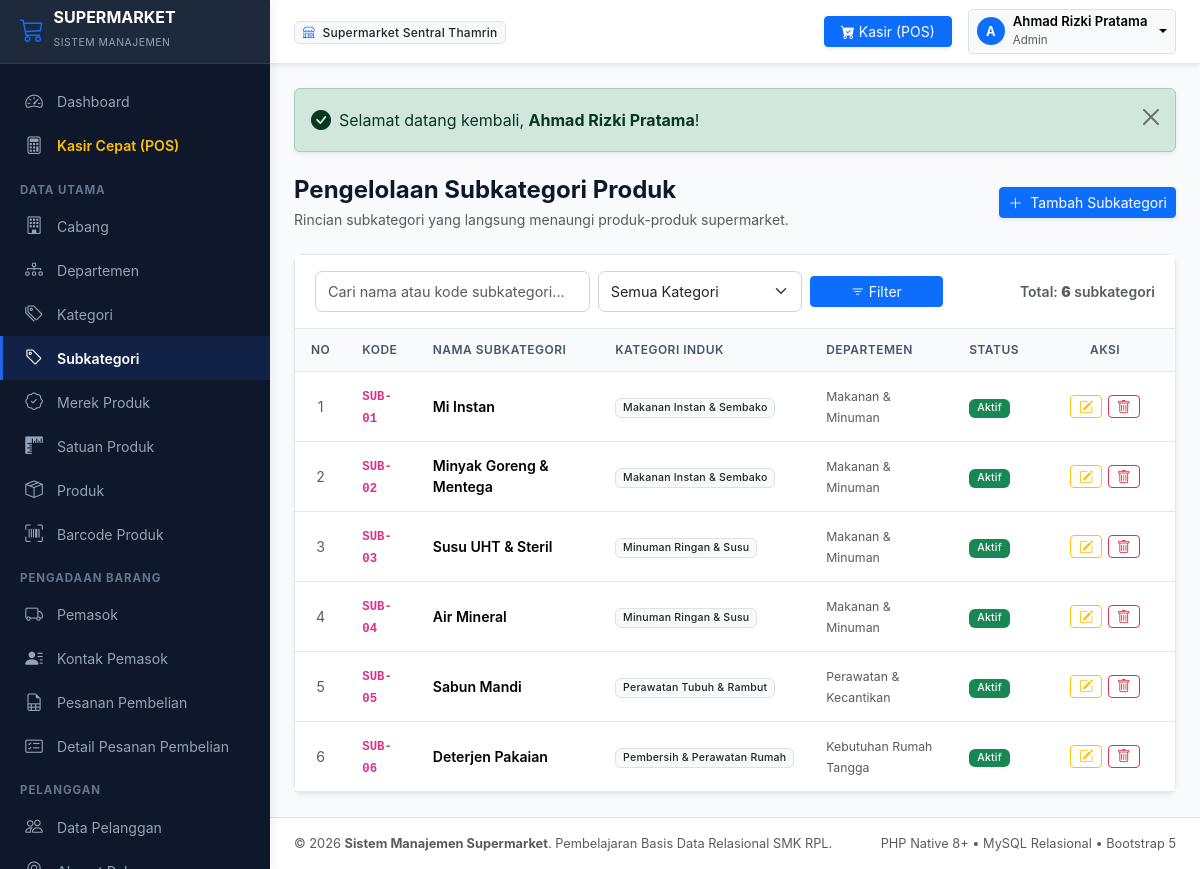
The page /modules/subkategori/index.php (signed in) on the database its author committed.
### tables this page shows
CREATE TABLE `subkategori` (
    `id_subkategori` INT AUTO_INCREMENT PRIMARY KEY,
    `id_kategori` INT NOT NULL,
    `kode_subkategori` VARCHAR(20) NOT NULL UNIQUE,
    `nama_subkategori` VARCHAR(100) NOT NULL,
    `deskripsi` TEXT DEFAULT NULL,
    `status` ENUM('aktif', 'nonaktif') NOT NULL DEFAULT 'aktif',
    INDEX `idx_subkategori_kategori` (`id_kategori`),
    CONSTRAINT `fk_subkategori_kategori` FOREIGN KEY (`id_kategori`) 
        REFERENCES `kategori` (`id_kategori`) ON UPDATE CASCADE ON DELETE RESTRICT
);

CREATE TABLE `kategori` (
    `id_kategori` INT AUTO_INCREMENT PRIMARY KEY,
    `id_departemen` INT NOT NULL,
    `kode_kategori` VARCHAR(20) NOT NULL UNIQUE,
    `nama_kategori` VARCHAR(100) NOT NULL,
    `deskripsi` TEXT DEFAULT NULL,
    `status` ENUM('aktif', 'nonaktif') NOT NULL DEFAULT 'aktif',
    INDEX `idx_kategori_departemen` (`id_departemen`),
    CONSTRAINT `fk_kategori_departemen` FOREIGN KEY (`id_departemen`) 
        REFERENCES `departemen` (`id_departemen`) ON UPDATE CASCADE ON DELETE RESTRICT
);

CREATE TABLE `departemen` (
    `id_departemen` INT AUTO_INCREMENT PRIMARY KEY,
    `kode_departemen` VARCHAR(20) NOT NULL UNIQUE,
    `nama_departemen` VARCHAR(100) NOT NULL,
    `deskripsi` TEXT DEFAULT NULL,
    `status` ENUM('aktif', 'nonaktif') NOT NULL DEFAULT 'aktif',
    INDEX `idx_departemen_status` (`status`)
);

### modules/subkategori/index.php (the view, shortened to what this page needs)
<?php
require_once __DIR__ . '/../../includes/header.php';
$cari = trim($_GET['cari'] ?? '');
$halaman_aktif = (int)($_GET['halaman'] ?? 1);
$limit = 10;
$sqlCount = "
    SELECT COUNT(*)
    FROM subkategori sk
    INNER JOIN kategori k ON sk.id_kategori = k.id_kategori
    INNER JOIN departemen d ON k.id_departemen = d.id_departemen
    WHERE 1=1
";
$params = [];
$stmt = $pdo->prepare($sqlCount);
$stmt->execute($params);
$total_data = (int)$stmt->fetchColumn();
$paginasi = hitung_pagination($total_data, $limit, $halaman_aktif);
$sqlData = "
    SELECT
        sk.*,
        k.nama_kategori,
        d.nama_departemen
    FROM subkategori sk
    INNER JOIN kategori k ON sk.id_kategori = k.id_kategori
    INNER JOIN departemen d ON k.id_departemen = d.id_departemen
    WHERE 1=1
";
$sqlData .= " ORDER BY sk.id_subkategori ASC LIMIT {$paginasi['limit']} OFFSET {$paginasi['offset']}";
$stmt = $pdo->prepare($sqlData);
$stmt->execute($params);
$daftar_subkategori = $stmt->fetchAll();
?>
<div class="d-flex flex-column flex-md-row justify-content-between align-items-md-center gap-3 mb-4">
    <div>
        <h4 class="fw-bold mb-1">Pengelolaan Subkategori Produk</h4>
        <p class="text-muted small mb-0">Rincian subkategori yang langsung menaungi produk-produk supermarket.</p>
    </div>
    <div>
        <a href="<?= base_url('modules/subkategori/tambah.php') ?>" class="btn btn-primary btn-sm shadow-sm">
            <i class="bi bi-plus-lg me-1"></i> Tambah Subkategori
        </a>
    </div>
</div>
<div class="card shadow-sm">
    <div class="card-header bg-white py-3">
        <form method="GET" action="" class="row g-2 align-items-center">
            <div class="col-sm-6 col-md-4">
                <input type="text" name="cari" class="form-control form-control-sm" placeholder="Cari nama atau kode subkategori..." value="<?= escape($cari) ?>">
            </div>
            <div class="col-sm-4 col-md-3">
                <select name="id_kategori" class="form-select form-select-sm" onchange="this.form.submit()">
                    <option value="">Semua Kategori</option>
                </select>
            </div>
            <div class="col-sm-2 col-md-2">
                <button class="btn btn-primary btn-sm w-100" type="submit"><i class="bi bi-filter"></i> Filter</button>
            </div>
            <div class="col-md-3 text-md-end text-muted small">
                Total: <strong><?= $paginasi['total_data'] ?></strong> subkategori
            </div>
        </form>
    </div>
    <div class="table-responsive">
        <table class="table table-hover align-middle">
            <thead>
                <tr>
                    <th style="width: 50px;" class="text-center">No</th>
                    <th>Kode</th>
                    <th>Nama Subkategori</th>
                    <th>Kategori Induk</th>
                    <th>Departemen</th>
                    <th>Status</th>
                    <th class="text-center" style="width: 140px;">Aksi</th>
                </tr>
            </thead>
            <tbody>
                <?php if (empty($daftar_subkategori)): ?>
                    <tr>
                        <td colspan="7" class="text-center py-4 text-muted">
                            <i class="bi bi-inbox fs-3 d-block mb-1"></i> Data subkategori tidak ditemukan.
                        </td>
                    </tr>
                <?php else: ?>
                    <?php $no = $paginasi['dari']; foreach ($daftar_subkategori as $row): ?>
                        <tr>
                            <td class="text-center text-muted"><?= $no++ ?></td>
                            <td class="fw-semibold"><code><?= escape($row['kode_subkategori']) ?></code></td>
                            <td class="fw-semibold"><?= escape($row['nama_subkategori']) ?></td>
                            <td><span class="badge bg-light text-dark border"><?= escape($row['nama_kategori']) ?></span></td>
                            <td><small class="text-muted"><?= escape($row['nama_departemen']) ?></small></td>
                            <td><?= badge_status($row['status']) ?></td>
                            <td class="text-center">
                                <div class="btn-action-group">
                                    <a href="<?= base_url('modules/subkategori/edit.php?id=' . $row['id_subkategori']) ?>" class="btn btn-outline-warning btn-sm py-0 px-2" title="Ubah Data">
                                        <i class="bi bi-pencil-square"></i>
                                    </a>
                                    <button type="button" class="btn btn-outline-danger btn-sm py-0 px-2" data-bs-toggle="modal" data-bs-target="#modalKonfirmasiHapus" data-url="<?= base_url('modules/subkategori/hapus.php?id=' . $row['id_subkategori']) ?>" data-nama="<?= escape($row['nama_subkategori']) ?>" title="Hapus Subkategori">
                                        <i class="bi bi-trash"></i>
                                    </button>
                                </div>
                            </td>
                        </tr>
                    <?php endforeach; ?>
                <?php endif; ?>
            </tbody>
        </table>
    </div>
</div>
<?php require_once __DIR__ . '/../../includes/footer.php'; ?>

### includes/fungsi.php (shortened to what this page needs)
<?php
function base_url($path = '') {
    $scriptName = str_replace('\\', '/', $_SERVER['SCRIPT_NAME'] ?? '');
    $parts = explode('/', trim($scriptName, '/'));
    $rootFolder = $parts[0] ?? '';
    $protocol = (!empty($_SERVER['HTTPS']) && $_SERVER['HTTPS'] !== 'off') ? 'https' : 'http';
    $host = $_SERVER['HTTP_HOST'] ?? 'localhost';
    $base = $protocol . '://' . $host . '/' . $rootFolder;
    if ($path !== '') {
        return rtrim($base, '/') . '/' . ltrim($path, '/');
    }
    return rtrim($base, '/');
}
function escape($string) {
    return htmlspecialchars((string)$string, ENT_QUOTES, 'UTF-8');
}
function badge_status($status) {
    $status_str = strtolower(trim((string)$status));
    $badge_class = 'bg-secondary';
    $label = ucfirst($status);
    switch ($status_str) {
        case 'aktif':
        case 'lunas':
        case 'diterima':
        case 'berhasil':
        case 'utama':
        case 'ya':
            $badge_class = 'bg-success';
            $label = ($status_str === 'ya') ? 'Ya' : ucfirst($status_str);
            break;
    }
    return "<span class=\"badge {$badge_class} px-2 py-1\">" . escape($label) . "</span>";
}
function flash_display() {
    if (isset($_SESSION['flash'])) {
        $tipe = $_SESSION['flash']['tipe'];
        $pesan = $_SESSION['flash']['pesan'];
        $icon = match($tipe) {
            'success' => 'bi-check-circle-fill',
            'danger' => 'bi-exclamation-triangle-fill',
            'warning' => 'bi-exclamation-circle-fill',
            default => 'bi-info-circle-fill'
        };
        echo "
        <div class=\"alert alert-{$tipe} alert-dismissible fade show d-flex align-items-center mb-4 shadow-sm\" role=\"alert\">
            <i class=\"bi {$icon} me-2 fs-5\"></i>
            <div class=\"flex-grow-1\">{$pesan}</div>
            <button type=\"button\" class=\"btn-close\" data-bs-dismiss=\"alert\" aria-label=\"Close\"></button>
        </div>";
    }
}
function hitung_pagination($total_data, $limit = 10, $halaman_aktif = 1) {
    $total_data = max(0, (int)$total_data);
    $limit = max(1, (int)$limit);
    $total_halaman = max(1, (int)ceil($total_data / $limit));
    $halaman_aktif = max(1, min((int)$halaman_aktif, $total_halaman));
    $offset = ($halaman_aktif - 1) * $limit;
    $dari = $total_data > 0 ? $offset + 1 : 0;
    $sampai = min($offset + $limit, $total_data);
    return [
        'total_data' => $total_data,
        'limit' => $limit,
        'halaman_aktif' => $halaman_aktif,
        'total_halaman' => $total_halaman,
        'offset' => $offset,
        'dari' => $dari,
        'sampai' => $sampai
    ];
}

### assets/css/style.css (style rules this page uses)
:root { --primary-color: #2563eb; --primary-hover: #1d4ed8; --secondary-color: #475569; --sidebar-bg: #0f172a; --sidebar-header: #1e293b; --sidebar-color: #94a3b8; --sidebar-hover: #ffffff; --sidebar-active-bg: #2563eb; --body-bg: #f8fafc; --card-bg: #ffffff; --border-color: #e2e8f0; --text-primary: #0f172a; --text-secondary: #64748b; --sidebar-width: 270px; --header-height: 64px; }
body { font-family: -apple-system, BlinkMacSystemFont, "Segoe UI", Roboto, "Helvetica Neue", Arial, sans-serif; background-color: var(--body-bg); color: var(--text-primary); min-height: 100vh; overflow-x: hidden; }
.card { border: 1px solid var(--border-color); border-radius: 0.6rem; box-shadow: 0 1px 3px rgba(0, 0, 0, 0.04); background-color: #ffffff; }
.card-header { background-color: #ffffff; border-bottom: 1px solid var(--border-color); padding: 1rem 1.25rem; font-weight: 600; }
.table { margin-bottom: 0; font-size: 0.88rem; vertical-align: middle; }
.table thead th { background-color: #f8fafc; color: #475569; font-weight: 600; text-transform: uppercase; font-size: 0.75rem; letter-spacing: 0.04em; border-bottom: 1px solid var(--border-color); white-space: nowrap; padding: 0.75rem 1rem; }
.table tbody td { padding: 0.75rem 1rem; border-bottom: 1px solid var(--border-color); }
.badge { font-weight: 500; letter-spacing: 0.02em; }
.form-control, .form-select { border-color: #cbd5e1; font-size: 0.9rem; border-radius: 0.45rem; padding: 0.55rem 0.75rem; }
.btn-action-group { display: inline-flex; gap: 0.35rem; }

### rows shown on the page
subkategori: kode_subkategori "SUB-01", nama_subkategori "Mi Instan", id_kategori.nama_kategori "Makanan Instan & Sembako", departemen.nama_departemen "Makanan & Minuman", status "Aktif"
subkategori: kode_subkategori "SUB-02", nama_subkategori "Minyak Goreng & Mentega", id_kategori.nama_kategori "Makanan Instan & Sembako", departemen.nama_departemen "Makanan & Minuman", status "Aktif"
subkategori: kode_subkategori "SUB-03", nama_subkategori "Susu UHT & Steril", id_kategori.nama_kategori "Minuman Ringan & Susu", departemen.nama_departemen "Makanan & Minuman", status "Aktif"
subkategori: kode_subkategori "SUB-04", nama_subkategori "Air Mineral", id_kategori.nama_kategori "Minuman Ringan & Susu", departemen.nama_departemen "Makanan & Minuman", status "Aktif"
subkategori: kode_subkategori "SUB-05", nama_subkategori "Sabun Mandi", id_kategori.nama_kategori "Perawatan Tubuh & Rambut", departemen.nama_departemen "Perawatan & Kecantikan", status "Aktif"
subkategori: kode_subkategori "SUB-06", nama_subkategori "Deterjen Pakaian", id_kategori.nama_kategori "Pembersih & Perawatan Rumah", departemen.nama_departemen "Kebutuhan Rumah Tangga", status "Aktif"

### other values the page prints
$user_aktif['nama_cabang'] "Supermarket Sentral Thamrin"
substr($user_aktif['nama_karyawan'], 0, 1) "A"
$user_aktif['nama_karyawan'] "Ahmad Rizki Pratama"
$user_aktif['peran'] "Admin"
$pesan "Selamat datang kembali, Ahmad Rizki Pratama !"
$paginasi['total_data'] "6"
